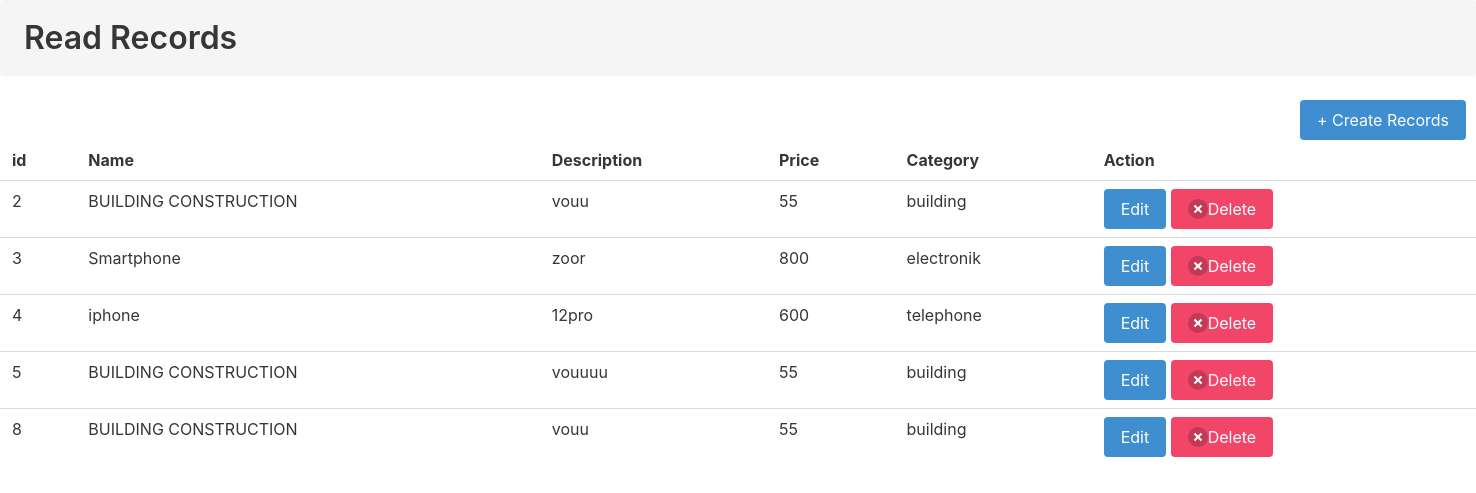
The page / on the database its author committed.
### crud_app/models.py (models this page shows)
class Items(models.Model):
    name = models.CharField(max_length=50)
    description = models.CharField(max_length=200)
    price = models.IntegerField()
    category = models.CharField(max_length=50)

### crud_app/views.py (the view)
# urls.py: 2. Add a URL to urlpatterns:  path('', views.home, name='home')
def home(request):
    itemslar = Items.objects.all()
    form = ArtcileFrom(request.POST or None)
    if request.method == 'POST':
        form.save()
        return redirect("home")
    form = ArtcileFrom()
    return render (request, "home.html",{"items":itemslar,"form":form})

### templates/home.html (shortened to what this page needs)
<!DOCTYPE html>
<html lang="en">
<head>
    <link rel="stylesheet" href="https://cdnjs.cloudflare.com/ajax/libs/bulma/0.9.4/css/bulma.min.css" />
</head>
<body>
    <h1 class="title notification">Read Records</h1>
    <a href="" class="button is-info" style="margin-left: 1300px;">+  Create Records</a>
    <table class="table is-fullwidth">
        <tr>
            <th>id</th>
            <th>Name</th>
            <th>Description</th>
            <th>Price</th>
            <th>Category</th>
            <th>Action</th>
        </tr>
        {% for people in items %}
        <tr>
            <td>{{ people.id }}</td>
            <td>{{ people.name }}</td>
            <td>{{ people.description }}</td>
            <td>{{ people.price }}</td>
            <td>{{ people.category }}</td>
            <td> <a href="{% url 'shop_edit' people.id %}" class="button is-info">
                    Edit
            </a>
                <a href="{% url 'article_delete' people.id %}" class="button is-danger">
                    <button class="delete" ></button>
                 Delete
                </a>
            </td>
        </tr>
        {% endfor %}
    </table>
</body>
</html>

### rows shown on the page
Items: id "2", name "BUILDING CONSTRUCTION", description "vouu", price "55", category "building"
Items: id "3", name "Smartphone", description "zoor", price "800", category "electronik"
Items: id "4", name "iphone", description "12pro", price "600", category "telephone"
Items: id "5", name "BUILDING CONSTRUCTION", description "vouuuu", price "55", category "building"
Items: id "8", name "BUILDING CONSTRUCTION", description "vouu", price "55", category "building"
